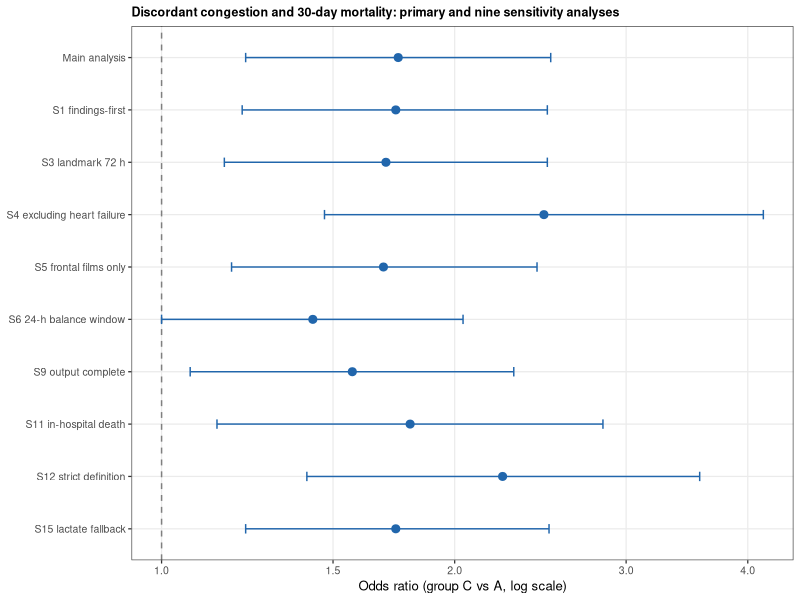
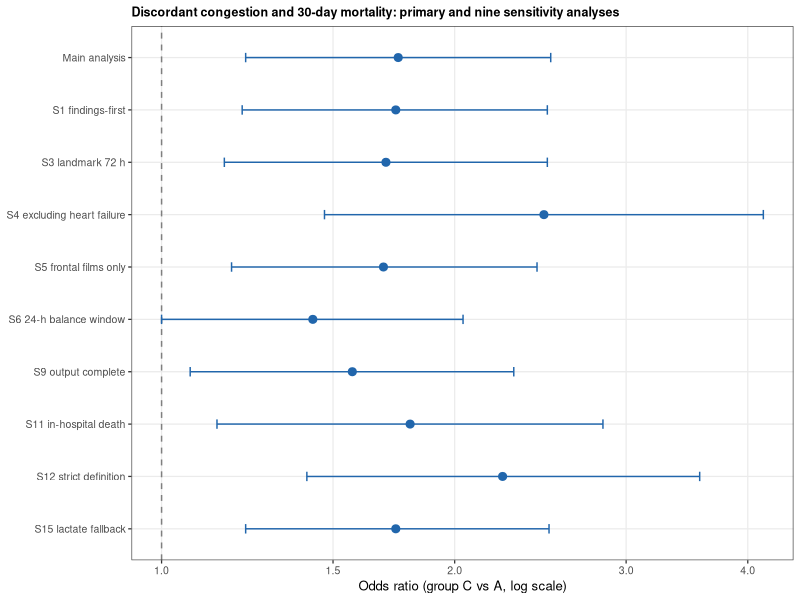
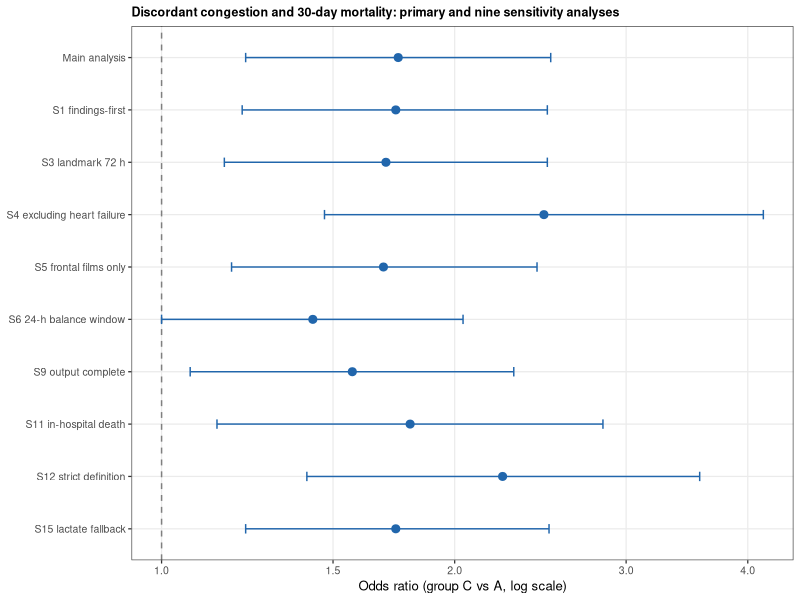

Here is the R script that generated these plots, in order:
setwd("F:/openclaw_workspace/CXR_congestion")
.libPaths(c("F:/openclaw_workspace/Rlibs", "F:/openclaw_workspace/R_lib", .libPaths()))
suppressPackageStartupMessages(library(ggplot2))

fr <- data.frame(
  label = c("Main analysis", "S1 findings-first", "S3 landmark 72 h",
            "S4 excluding heart failure", "S5 frontal films only",
            "S6 24-h balance window", "S9 output complete",
            "S11 in-hospital death", "S12 strict definition", "S15 lactate fallback"),
  OR  = c(1.75, 1.74, 1.70, 2.47, 1.69, 1.43, 1.57, 1.80, 2.24, 1.74),
  lcl = c(1.22, 1.21, 1.16, 1.47, 1.18, 1.00, 1.07, 1.14, 1.41, 1.22),
  ucl = c(2.51, 2.49, 2.49, 4.15, 2.43, 2.04, 2.30, 2.84, 3.57, 2.50))
fr$label <- factor(fr$label, levels = rev(fr$label))

p <- ggplot(fr, aes(OR, label)) +
  geom_vline(xintercept = 1, linetype = "dashed", colour = "grey50") +
  geom_errorbar(aes(xmin = lcl, xmax = ucl), width = 0.18, colour = "#2166ac") +
  geom_point(size = 2.4, colour = "#2166ac") +
  scale_x_log10(breaks = c(0.75, 1, 1.5, 2, 3, 4), labels = c("0.75", "1.0", "1.5", "2.0", "3.0", "4.0")) +
  labs(x = "Odds ratio (group C vs A, log scale)", y = NULL,
       title = "Discordant congestion and 30-day mortality: primary and nine sensitivity analyses") +
  theme_bw(base_size = 9.5) +
  theme(plot.title = element_text(size = 9, face = "bold"),
        panel.grid.minor = element_blank())
ggsave("v4/film/Fig4.pdf", p, width = 6.9, height = 4.2)
ggsave("v4/film/Fig4.png", p, width = 6.9, height = 4.2, dpi = 300)
ggsave("v4/film/Fig4.tiff", p, width = 6.9, height = 4.2, dpi = 600, device = "tiff", compression = "lzw")
cat("Fig4 written\n")
